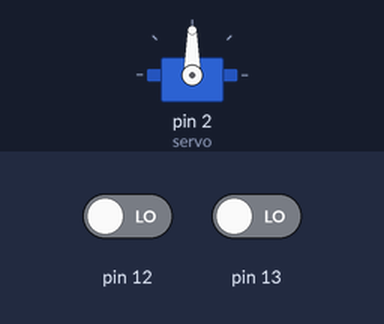
Bench run of a sketch on a simulated Arduino Uno, built with avr-gcc and run on an emulated ATmega328P. On the bench: servo. The inputs (shaded band) are chosen by the test bench; at power-on: pin 12 LOW, pin 13 LOW.

Above: at 1.2 s.
1.3 s: pin 12 driven HIGH
At 4.2 s:
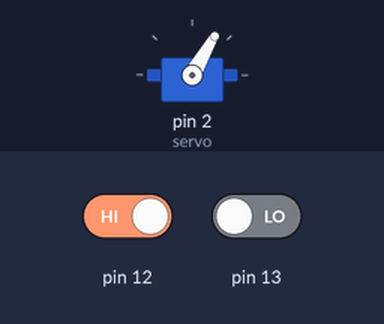
4.3 s: pin 12 driven LOW
At 4.8 s:
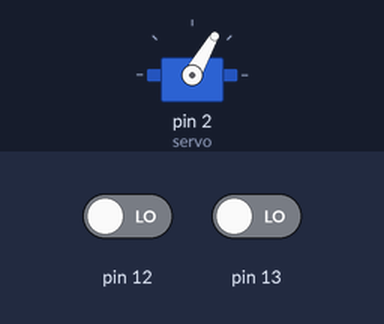
5.8 s: pin 12 driven HIGH
At 6.9 s:
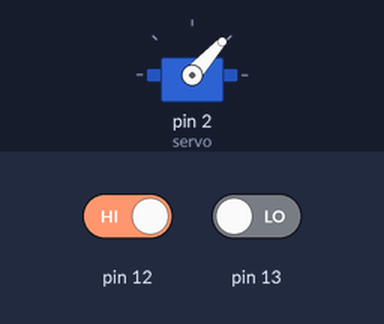
8.8 s: pin 13 driven HIGH
11.8 s: pin 13 driven LOW
Timing chart, 0 to 15.8 s (numbered marks = the images above; inputs shaded):
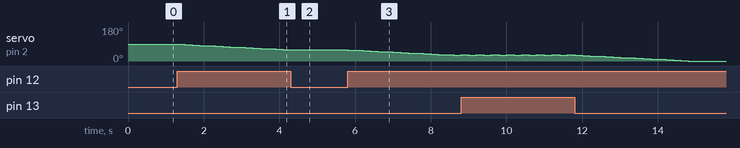

Measured:
- after the input at 1.3 s, servo on pin 2 (servo): moves from 90° to 60° over 2.8 s, starting at once
- after the input at 4.3 s, servo on pin 2 (servo): stays 60° (without the input it goes to 58° after 0.00 s)
- after the input at 5.8 s, servo on pin 2 (servo): moves from 60° to 30° over 2.8 s, starting at once

The sketch:

ServoPlusMinus2.ino
```cpp
#include <Servo.h>

Servo servo;
int pos = 90;

void setup() {
  // put your setup code here, to run once:
  pinMode(13, INPUT);
  pinMode(12, INPUT);
  servo.attach(2);
}

void loop() {
  // put your main code here, to run repeatedly:
  servo.write(pos);
  if(digitalRead(13) == HIGH){
    servo.write(pos+=2);
    delay(200);
  }

  if(digitalRead(12) == HIGH){
    servo.write(pos-=2);
    delay(200);
  }
}
```
